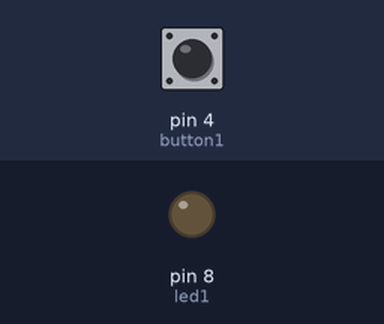
Recording of a sketch running on a simulated Arduino Uno, built with avr-gcc and run on an emulated ATmega328P. Parts: output pins drawn as LEDs (lit = HIGH). The test bench sets the inputs (shaded band); at power-on: pin 4 (button1) HIGH.

Above: at 1.2 s.
1.3 s: pin 4 (button1) pulled LOW for 0.15 s
At 2.9 s:
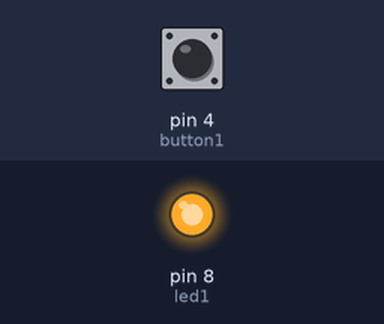
Timing chart, 0 to 10.4 s (numbered marks = the images above; inputs shaded):
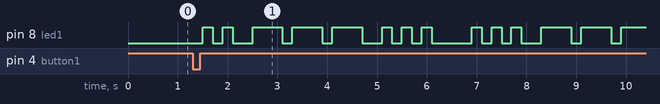

The sketch:

SOS.ino
```cpp
// ====== PINES ======
const int led1 = 8;   // LED para SOS
const int button1 = 4; // Botón para activar SOS

// ====== VARIABLES ======
int lastB1 = HIGH;
unsigned long lastButtonChange1 = 0;
const unsigned long buttonDebounce = 50;

int activeEffect = 0; // 0 = apagado, 1 = SOS

// SOS
const int MAX_SOS = 40;
bool sosOn[MAX_SOS];
unsigned int sosDur[MAX_SOS];
int sosLen = 0;
int sosIdx = 0;
unsigned long sosLastMillis = 0;

void buildSOSPattern();
void updateSOS();

void setup() {
  pinMode(led1, OUTPUT);
  pinMode(button1, INPUT_PULLUP);

  buildSOSPattern();

  digitalWrite(led1, LOW);
}

void loop() {
  unsigned long now = millis();

  // === BOTÓN PARA ACTIVAR SOS ===
  int b1 = digitalRead(button1);
  if (b1 != lastB1 && now - lastButtonChange1 > buttonDebounce) {
    lastButtonChange1 = now;
    if (b1 == LOW) activeEffect = 1;  // activar SOS
  }
  lastB1 = b1;

  // === EJECUTAR SOS ===
  if (activeEffect == 1) updateSOS();
  else digitalWrite(led1, LOW);
}

// ====== Construye el patrón SOS ======
void buildSOSPattern() {
  sosLen = 0;

  // 3 dots
  for (int i = 0; i < 3; i++) {
    sosOn[sosLen] = true;  sosDur[sosLen++] = 200;
    sosOn[sosLen] = false; sosDur[sosLen++] = 200;
  }
  sosOn[sosLen] = false; sosDur[sosLen++] = 200;

  // 3 dashes
  for (int i = 0; i < 3; i++) {
    sosOn[sosLen] = true;  sosDur[sosLen++] = 600;
    sosOn[sosLen] = false; sosDur[sosLen++] = 200;
  }
  sosOn[sosLen] = false; sosDur[sosLen++] = 200;

  // 3 dots
  for (int i = 0; i < 3; i++) {
    sosOn[sosLen] = true;  sosDur[sosLen++] = 200;
    sosOn[sosLen] = false; sosDur[sosLen++] = 200;
  }

  sosOn[sosLen] = false; sosDur[sosLen++] = 600;

  sosIdx = 0;
  sosLastMillis = millis();
}

// ====== Actualizar SOS ======
void updateSOS() {
  unsigned long now = millis();

  if (now - sosLastMillis >= sosDur[sosIdx]) {
    sosIdx++;
    if (sosIdx >= sosLen) sosIdx = 0;
    sosLastMillis = now;
  }

  digitalWrite(led1, sosOn[sosIdx] ? HIGH : LOW);
}
```

Measured:
- after the input at 1.3 s, pin 8 (led1): LOW → HIGH after 0.20 s, → LOW 0.20 s later, → HIGH 0.20 s later, → LOW 0.20 s later, … (27 changes in this stretch)
